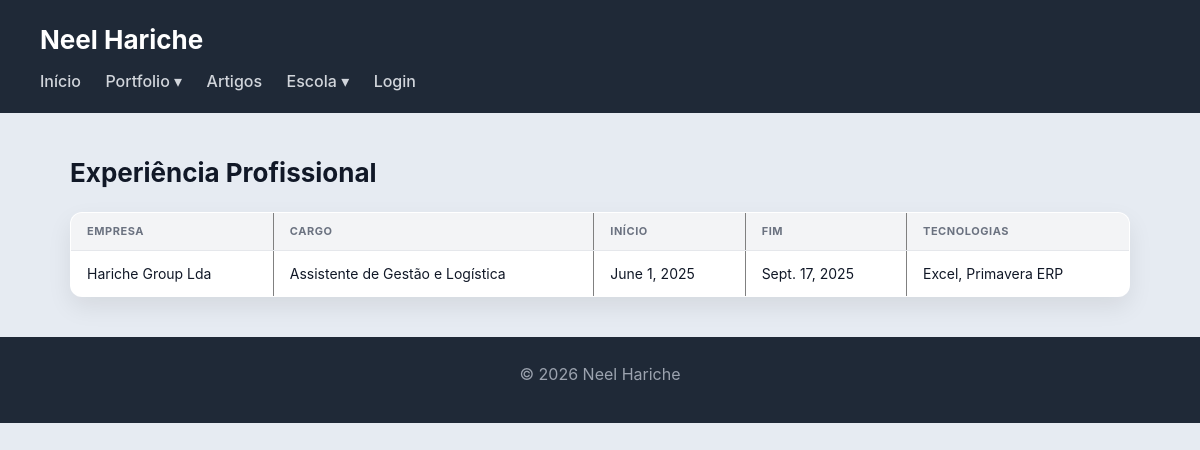
Page /experiencias/ on the committed database.
### portfolio/models.py (models this page shows, shortened)
class ExperienciaProfissional(models.Model):
    empresa = models.CharField(max_length=150)
    cargo = models.CharField(max_length=150)
    data_inicio = models.DateField()
    data_fim = models.DateField(blank=True, null=True)
    descricao_Empresa = models.TextField(blank=True)
    descricao_Cargo = models.TextField(blank=True)
    tecnologias = models.ManyToManyField(Tecnologia, blank=True, related_name='experiencias')

class Tecnologia(models.Model):
    NIVEL_CHOICES = [(1,'Básico'),(2,'Intermédio'),(3,'Avançado')]
    CATEGORIA_CHOICES = [('linguagem','Linguagem'),('framework','Framework'),
                         ('bd','Base de Dados'),('ferramenta','Ferramenta'),('outro','Outro')]
    nome = models.CharField(max_length=100)
    logo = models.ImageField(upload_to='tecnologias/', blank=True, null=True)
    url_tecnologia = models.URLField(blank=True)
    destaque = models.TextField(blank=True, help_text='O que de mais relevante aprendeste')
    categoria = models.CharField(max_length=20, choices=CATEGORIA_CHOICES)
    nivel = models.IntegerField(choices=NIVEL_CHOICES, default=1)
    tipo = models.ForeignKey(TipoTecnologia, on_delete=models.SET_NULL,
                             null=True, blank=True, related_name='tecnologias')

### portfolio/views.py (the view)
# urls.py: path('experiencias/', views.experiencias_view, name='experiencias'),
def experiencias_view(request):
    experiencias = ExperienciaProfissional.objects.prefetch_related('tecnologias').all()
    return render(request, 'portfolio/experiencias_list.html', {'experiencias': experiencias})

### portfolio/templates/portfolio/experiencias_list.html (shortened to what this page needs)
{% extends 'portfolio/base.html' %}
{% block content %}
<h2>Experiência Profissional</h2>
<section>
    <table border="1">
        <thead>
            <tr>
                <th>Empresa</th>
                <th>Cargo</th>
                <th>Início</th>
                <th>Fim</th>
                <th>Tecnologias</th>
            </tr>
        </thead>
        <tbody>
        {% for e in experiencias %}
            <tr>
                <td>{{ e.empresa }}</td>
                <td>{{ e.cargo }}</td>
                <td>{{ e.data_inicio }}</td>
                <td>{{ e.data_fim|default:"Em curso" }}</td>
                <td>{% for t in e.tecnologias.all %}{{ t.nome }}{% if not forloop.last %}, {% endif %}{% empty %}—{% endfor %}</td>
            </tr>
        {% empty %}
            <tr><td colspan="5">Nenhuma experiência adicionada ainda.</td></tr>
        {% endfor %}
        </tbody>
    </table>
</section>
{% endblock %}

### portfolio/static/portfolio/style.css (style rules this page uses)
* { box-sizing: border-box; margin: 0; padding: 0; }
body { font-family: "Inter", "Segoe UI", system-ui, -apple-system, sans-serif; background: #e6ebf2; color: #111827; line-height: 1.5; }
h2 { margin-bottom: 20px; font-size: 26px; }
table { width: 100%; border-collapse: collapse; background: white; border-radius: 12px; overflow: hidden; box-shadow: 0 10px 25px rgba(0,0,0,0.08); }
th { background: #f3f4f6; padding: 10px 16px; text-align: left; font-size: 11px; text-transform: uppercase; color: #6b7280; letter-spacing: 0.05em; }
td { padding: 12px 16px; border-top: 1px solid #e5e7eb; font-size: 14px; }

### rows in the picture
ExperienciaProfissional: empresa "Hariche Group Lda", cargo "Assistente de Gestão e Logística", data_inicio "June 1, 2025", data_fim "Sept. 17, 2025"
Tecnologia: nome "Excel"
Tecnologia: nome "Primavera ERP"
